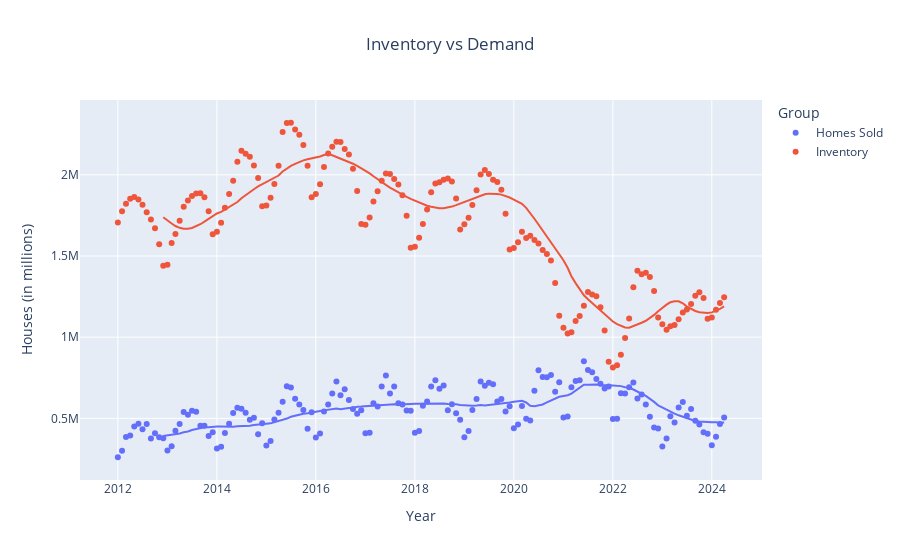

Notebook code for this chart:
### Code cell
inv_homesSold_agg["Group"] = inv_homesSold_agg["Group"].replace({"homes_sold": "Homes Sold","inventory": "Inventory"})

fig2 = px.scatter(inv_homesSold_agg, x="period_begin", y="Value", color="Group", 
               labels={"Value": "Value (in millions)", "period_begin": "Year"},
               title="Inventory vs Demand",
               trendline="rolling", trendline_options=dict(window=12))
fig2.update_layout(title_x=0.5)
fig2.update_xaxes(title_text="Year")
fig2.update_yaxes(title_text="Houses (in millions)")
fig2.show()

### Figure 1 — Plotly figure (JSON) as saved in the notebook; plotly's stock layout.template omitted (floating-point values rounded to 4 significant figures; data arrays with more than 128 entries replaced by an {"elided": "..."} marker saying what was removed)
{"data": [{"hovertemplate": "Group=Homes Sold<br>Year=%{x}<br>Value (in millions)=%{y}<extra></extra>", "legendgroup": "Homes Sold", "marker": {"color": "#636efa", "symbol": "circle"}, "mode": "markers", "name": "Homes Sold", "orientation": "v", "showlegend": true, "type": "scatter", "x": {"elided": "148 str values"}, "xaxis": "x", "y": {"elided": "148 int values"}, "yaxis": "y"}, {"hovertemplate": "<b>Rolling mean trendline</b><br><br>Group=Homes Sold<br>Year=%{x}<br>Value (in millions)=%{y} <b>(trend)</b><extra></extra>", "legendgroup": "Homes Sold", "marker": {"color": "#636efa", "symbol": "circle"}, "mode": "lines", "name": "Homes Sold", "showlegend": false, "type": "scatter", "x": {"elided": "148 str values"}, "xaxis": "x", "y": {"elided": "148 float values"}, "yaxis": "y"}, {"hovertemplate": "Group=Inventory<br>Year=%{x}<br>Value (in millions)=%{y}<extra></extra>", "legendgroup": "Inventory", "marker": {"color": "#EF553B", "symbol": "circle"}, "mode": "markers", "name": "Inventory", "orientation": "v", "showlegend": true, "type": "scatter", "x": {"elided": "148 str values"}, "xaxis": "x", "y": {"elided": "148 int values"}, "yaxis": "y"}, {"hovertemplate": "<b>Rolling mean trendline</b><br><br>Group=Inventory<br>Year=%{x}<br>Value (in millions)=%{y} <b>(trend)</b><extra></extra>", "legendgroup": "Inventory", "marker": {"color": "#EF553B", "symbol": "circle"}, "mode": "lines", "name": "Inventory", "showlegend": false, "type": "scatter", "x": {"elided": "148 str values"}, "xaxis": "x", "y": {"elided": "148 float values"}, "yaxis": "y"}], "layout": {"legend": {"title": {"text": "Group"}, "tracegroupgap": 0}, "title": {"text": "Inventory vs Demand", "x": 0.5}, "xaxis": {"anchor": "y", "domain": [0, 1], "title": {"text": "Year"}}, "yaxis": {"anchor": "x", "domain": [0, 1], "title": {"text": "Houses (in millions)"}}}}
